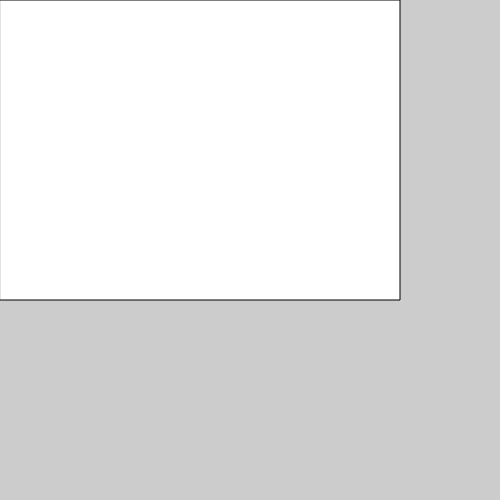
Frame 1 (no input)
Frame 60 (no input): identical to frame 1, image omitted
Frame 120 (the mouse pressed at the canvas centre since frame 60): identical to frame 1, image omitted

The p5.js sketch that drew this single still picture (run headless with seeded random() and noise() and a simulated clock; from frame 60 on, the mouse is pressed at the canvas centre):

// p5.js sketch
// ── sketch.js
x = 250
function setup() {
  createCanvas(500,500);  
}

function draw() {
 background(204);
 rect(0,0,width-100,width-200);
}
